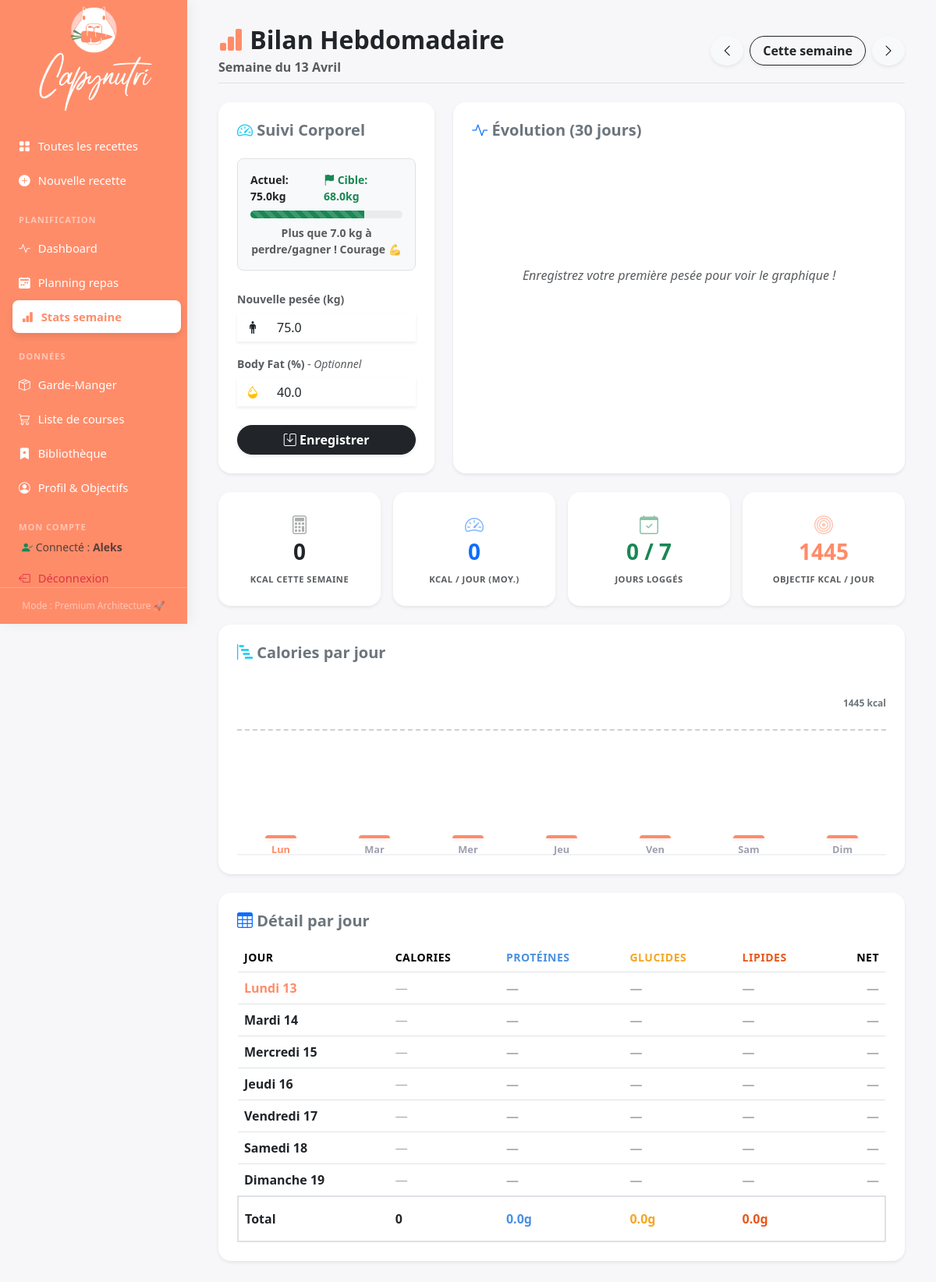
/stats/week (signed in), run on an earlier commit of the app's database.
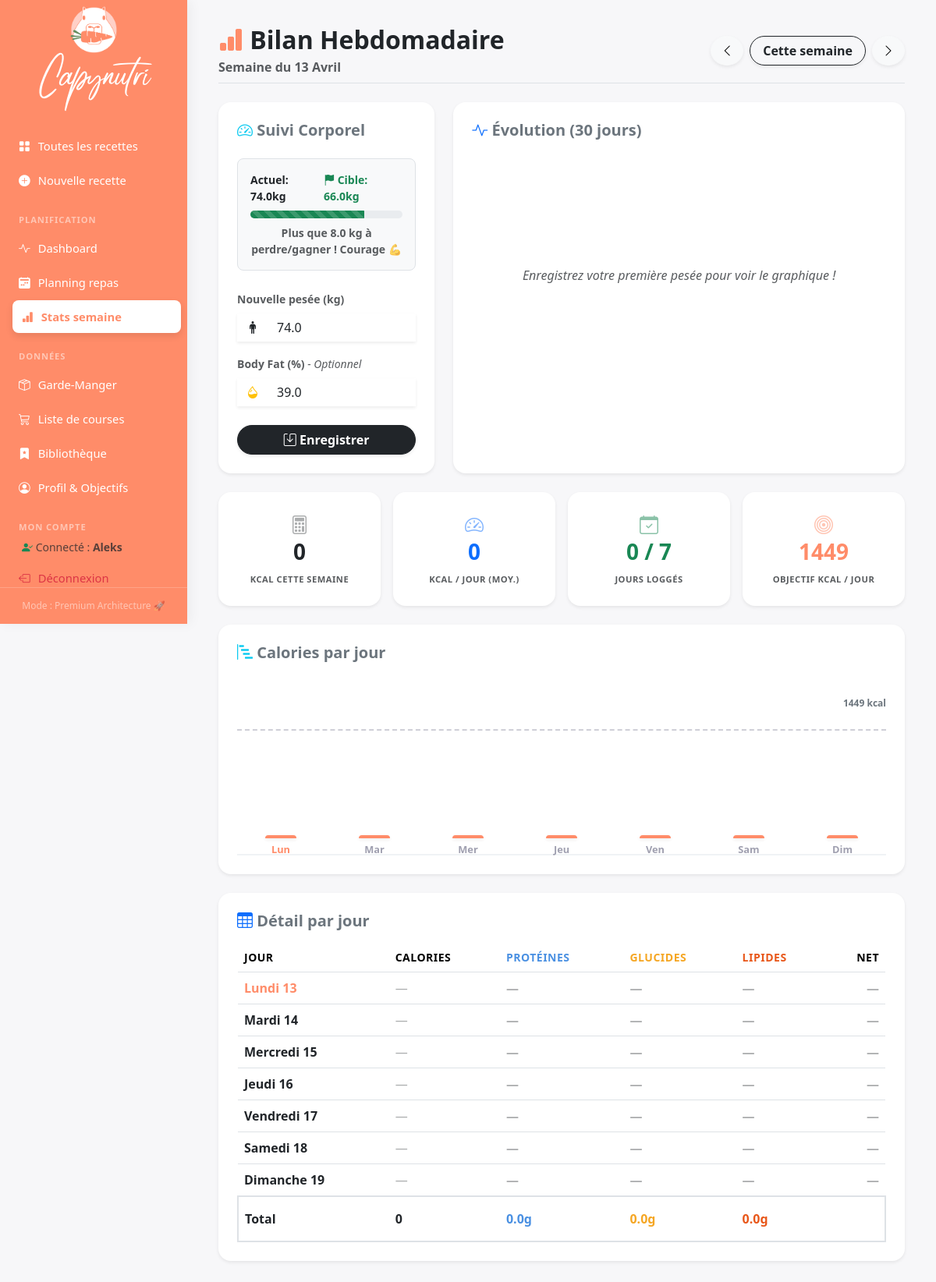
And on a later commit of the database.
### tables this page shows
CREATE TABLE user_profile (
                id             INTEGER PRIMARY KEY AUTOINCREMENT,
                user_id        INTEGER UNIQUE REFERENCES users(id),
                name           TEXT,
                weight_kg      REAL, height_cm REAL, age INTEGER,
                sex            TEXT,
                activity_level TEXT DEFAULT 'moderate',
                goal           TEXT DEFAULT 'maintain',
                meals_per_day  INTEGER DEFAULT 3,
                current_bf_pct REAL,
                goal_weight_kg REAL,
                goal_bf_pct    REAL,
                updated_at     TIMESTAMP DEFAULT CURRENT_TIMESTAMP
            );

### routes/tracking.py (the view)
@tracking_bp.route("/stats/week")
@tracking_bp.route("/stats/week/<start>")
@login_required
def week_stats(start=None):
    start = start or start_of_week().isoformat()
    start_d = date.fromisoformat(start)
    prev_week = (start_d - timedelta(days=7)).isoformat()
    next_week = (start_d + timedelta(days=7)).isoformat()
    week_plan = crud.get_week_dashboard(current_user.id, start)
    profile = crud.get_profile(current_user.id)
    goals = get_effective_goals(profile)
    days_stats = []
    for offset in range(7):
        current_day = start_d + timedelta(days=offset)
        current_date = current_day.isoformat()
        totals = week_plan[current_date]["daily_totals"]
        days_stats.append(
            {
                "date": current_date,
                "label": format_weekday_label(current_day),
                "kcal": totals.get("kcal", 0),
                "burned": totals.get("burned", 0),
                "protein_g": totals.get("protein_g", 0),
                "carbs_g": totals.get("carbs_g", 0),
                "fat_g": totals.get("fat_g", 0),
            }
        )
    body_history = crud.get_body_history(current_user.id, limit=30)
    return render_template(
        "week.html",
        days=days_stats,
        goals=goals,
        prev_week=prev_week,
        next_week=next_week,
        start_label=format_month_label(start_d),
        today_str=date.today().isoformat(),
        body_labels=[entry.log_date for entry in body_history],
        body_weights=[entry.weight_kg for entry in body_history],
        body_bfs=[entry.bf_pct for entry in body_history],
        profile=profile,
    )

### app.py (called while the page is built)
@login_manager.user_loader
def load_user(user_id):
    return crud.get_user_by_id(int(user_id))

@app.before_request
def require_login():
    if request.endpoint in PUBLIC_ENDPOINTS or current_user.is_authenticated:
        return None
    if request.endpoint:
        return redirect(url_for('auth.login'))
    return None

### crud.py (called while the page is built)
def _row_to_dataclass(model_cls, row):
    valid_fields = {field.name for field in fields(model_cls)}
    return model_cls(**{key: value for key, value in dict(row).items() if key in valid_fields})

def get_user_by_id(user_id: int) -> Optional[User]:
    with get_connection() as conn:
        row = conn.execute("SELECT * FROM users WHERE id = ?", (user_id,)).fetchone()
        return User(id=row["id"], username=row["username"], password_hash=row["password_hash"]) if row else None

def get_profile(user_id: int) -> UserProfile:
    with get_connection() as conn:
        row = conn.execute("SELECT * FROM user_profile WHERE user_id = ?", (user_id,)).fetchone()
        return _row_to_dataclass(UserProfile, row) if row else UserProfile()

### date_utils.py (called while the page is built)
def start_of_week(day: date | None = None) -> date:
    day = day or date.today()
    return day - timedelta(days=day.weekday())

### templates/week.html (shortened to what the changed rows need)
{% extends "base.html" %}
{% block content %}
<div class="d-flex flex-wrap justify-content-between align-items-center mb-4 pb-2 border-bottom gap-3">
  <div>
    <h2 class="mb-1 fw-bold text-dark"><i class="bi bi-bar-chart-fill text-accent"></i> Bilan Hebdomadaire</h2>
  </div>
</div>
<div class="row g-4 mb-4">
    <div class="col-lg-4 d-flex flex-column gap-3">
        <div class="card border-0 shadow-sm rounded-4 bg-white flex-grow-1">
            <div class="card-body p-4">
                {% if profile and profile.goal_weight_kg and profile.weight_kg %}
                    <div class="mb-4 p-3 bg-light rounded-3 border">
                        <div class="d-flex justify-content-between small fw-bold mb-2">
                            <span class="text-dark">Actuel: {{ profile.weight_kg }}kg</span>
                            <span class="text-success"><i class="bi bi-flag-fill"></i> Cible: {{ profile.goal_weight_kg }}kg</span>
                        </div>
                        <div class="progress" style="height: 10px; border-radius: 5px;">
                            <div class="progress-bar bg-success progress-bar-striped progress-bar-animated" style="width: 75%"></div>
                        </div>
                        {% set diff = (profile.weight_kg - profile.goal_weight_kg)|abs %}
                        <div class="text-center mt-2 small fw-bold text-muted">Plus que {{ diff|round(1) }} kg à perdre/gagner ! Courage 💪</div>
                    </div>
                {% endif %}
                <form id="bodyMetricsForm">
                    <div class="mb-3">
                        <div class="input-group shadow-sm">
                            <span class="input-group-text bg-white border-0"><i class="bi bi-person-standing"></i></span>
                            <input type="number" step="0.1" class="form-control border-0" id="weightInput"
                                   placeholder="ex: 75.5" value="{{ profile.weight_kg if profile.weight_kg else '' }}">
                        </div>
                    </div>
                    <div class="mb-4">
                        <div class="input-group shadow-sm">
                            <span class="input-group-text bg-white border-0"><i class="bi bi-droplet-half text-warning"></i></span>
                            <input type="number" step="0.1" class="form-control border-0" id="bfInput"
                                   placeholder="ex: 15.0" value="{{ profile.current_bf_pct if profile.current_bf_pct else '' }}">
                        </div>
                    </div>
                </form>
            </div>
        </div>
    </div>
</div>
{% set total_kcal = days | sum(attribute='kcal') %}
{% set days_logged = days | selectattr('kcal', '>', 0) | list | length %}
{% set avg_kcal = (total_kcal / days_logged)|round(0) if days_logged > 0 else 0 %}
{% set daily_goal = goals.kcal or 2000 %}
<div class="row g-3 mb-4">
  {% for val, label, color, icon in [
    (total_kcal|int, 'kcal cette semaine', 'dark', 'bi-calculator'),
    (avg_kcal|int, 'kcal / jour (moy.)', 'primary', 'bi-speedometer2'),
    (days_logged ~ ' / 7', 'jours loggés', 'success', 'bi-calendar-check'),
    (daily_goal|int, 'objectif kcal / jour', 'accent', 'bi-bullseye')
  ] %}
  <div class="col-6 col-md-3">
    <div class="card border-0 shadow-sm rounded-4 h-100 bg-white">
      <div class="card-body text-center py-4">
        <i class="bi {{ icon }} fs-4 mb-2 text-{{ 'muted' if color == 'dark' else color }}" style="opacity: 0.5;"></i>
        <h3 class="fw-bold mb-1 {{ 'text-' ~ color }}">{{ val }}</h3>
        <span class="small text-muted text-uppercase fw-bold" style="font-size: 0.7rem; letter-spacing: 0.5px;">{{ label }}</span>
      </div>
    </div>
  </div>
  {% endfor %}
</div>
<div class="card border-0 shadow-sm rounded-4 mb-4 bg-white">
  <div class="card-body p-4">
    <div class="css-chart mt-5">
      {% set goal_line_pct = 80 %} <div class="css-goal-line" style="bottom: {{ goal_line_pct }}%;"></div>
      <div class="css-goal-label" style="bottom: {{ goal_line_pct }}%;">{{ daily_goal|int }} kcal</div>
      {% for day in days %}
        {% set is_over = day.kcal > daily_goal %}
        {% set pct = [(day.kcal / daily_goal * goal_line_pct), 100]|min if daily_goal > 0 else 0 %}
        <div class="css-bar-col">
          <div class="css-bar shadow-sm {{ 'over' if is_over }}" style="height: {{ pct }}%;" title="{{ day.kcal|int }} kcal">
          </div>
          <a href="{{ url_for('tracking.dashboard', date_str=day.date) }}" class="css-bar-label {{ 'today' if day.date == today() }}">
          </a>
        </div>
      {% endfor %}
    </div>
  </div>
</div>
<div class="card border-0 shadow-sm rounded-4 bg-white">
  <div class="card-body p-4">
    <div class="table-responsive">
      <table class="table table-hover align-middle mb-0">
        <thead class="text-uppercase small text-muted" style="letter-spacing: 0.5px;">
          <tr>
            <th class="border-0">Jour</th>
            <th class="border-0">Calories</th>
            <th class="border-0" style="color:#4a90e2">Protéines</th>
            <th class="border-0" style="color:#f5a623">Glucides</th>
            <th class="border-0" style="color:#e8571a">Lipides</th>
            <th class="border-0 text-end">Net</th>
          </tr>
        </thead>
      </table>
    </div>
  </div>
</div>
{% endblock %}

What changed in the data, as far as the page shows it:
removed user_profile: weight_kg "75.0", goal_weight_kg "68.0", current_bf_pct "40.0"
added user_profile: weight_kg "74.0", goal_weight_kg "66.0", current_bf_pct "39.0"
Also different on the page:
{{ diff|round(1) }}: "7.0" → "8.0"
{{ daily_goal|int }}: "1445" → "1449"
new list line: "1449 OBJECTIF KCAL / JOUR"
list line gone: "1445 OBJECTIF KCAL / JOUR"
